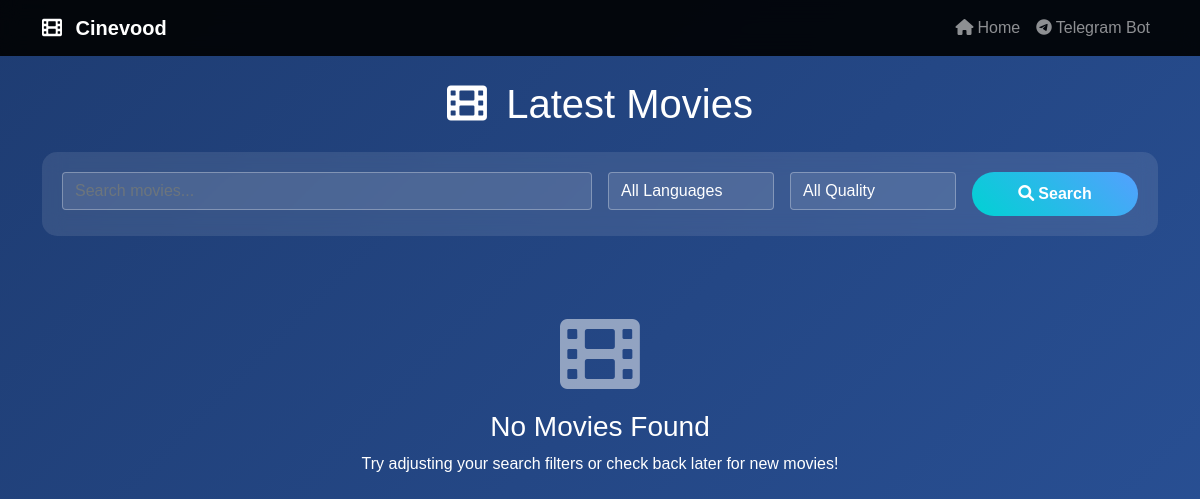
Before: / with the older database file.
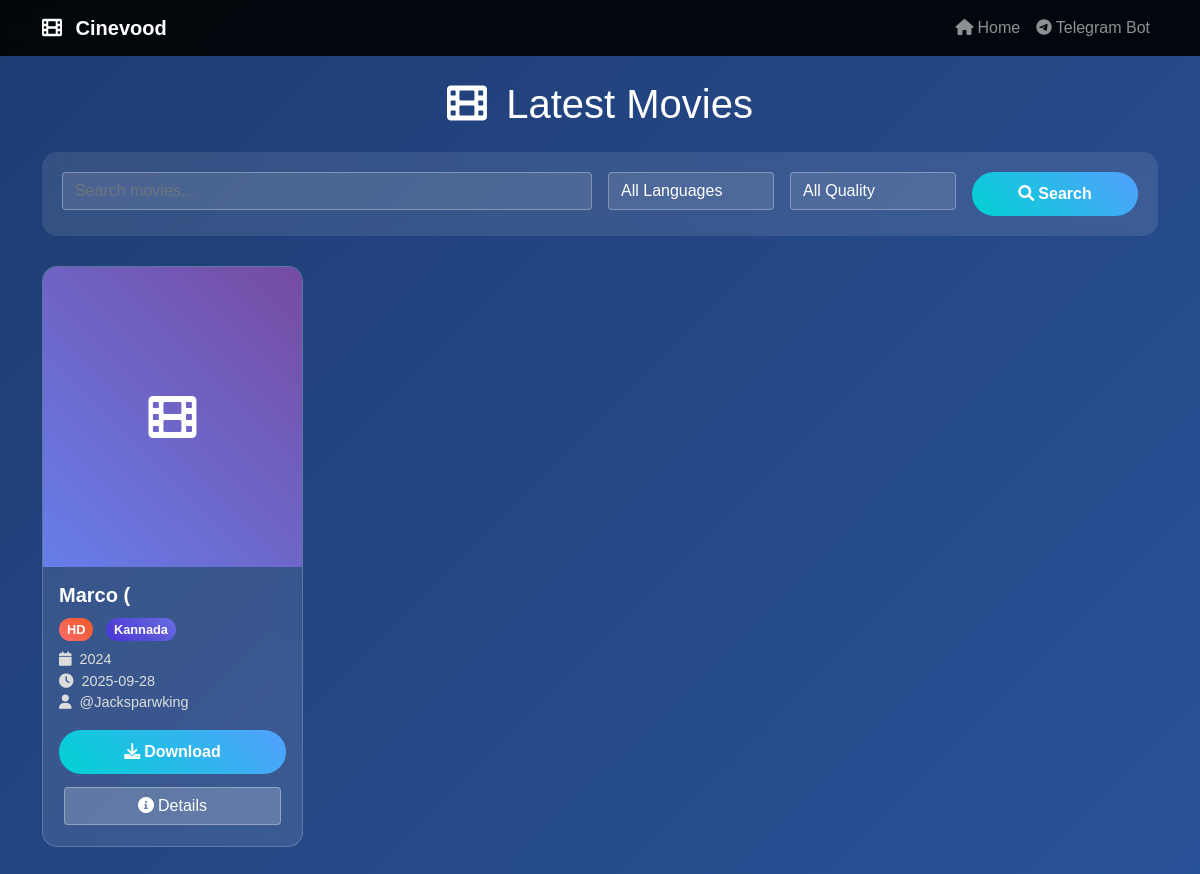
After: the same page with the newer database file.
### tables this page shows
CREATE TABLE movies (
            id INTEGER PRIMARY KEY AUTOINCREMENT,
            title TEXT NOT NULL,
            image_url TEXT,
            movie_url TEXT,
            quality TEXT,
            language TEXT,
            year TEXT,
            posted_date TEXT,
            telegram_user TEXT
        );

### app.py (the view)
@app.route('/')
def index():
    search = request.args.get('search', '')
    language = request.args.get('language', '')
    quality = request.args.get('quality', '')
    movies = get_movies(limit=50, language=language, quality=quality, search=search)
    conn = sqlite3.connect('movies.db')
    cursor = conn.cursor()
    cursor.execute("SELECT DISTINCT language FROM movies")
    languages = [row[0] for row in cursor.fetchall()]
    cursor.execute("SELECT DISTINCT quality FROM movies")
    qualities = [row[0] for row in cursor.fetchall()]
    conn.close()
    return render_template('index.html',
                         movies=movies,
                         languages=languages,
                         qualities=qualities,
                         current_language=language,
                         current_quality=quality,
                         search_query=search)

### templates/index.html (shortened to what this page needs)
{% extends "base.html" %}
{% block content %}
<div class="row">
    <div class="col-12">
        <h1 class="text-white text-center mb-4">
            <i class="fas fa-film me-2"></i>
            Latest Movies
        </h1>
    </div>
</div>
<div class="search-container">
    <form method="GET" class="row g-3">
        <div class="col-md-6">
            <input type="text" class="form-control" name="search" placeholder="Search movies..."
                   value="{{ search_query }}" style="background: rgba(255,255,255,0.1); color: white; border: 1px solid rgba(255,255,255,0.3);">
        </div>
        <div class="col-md-2">
            <select name="language" class="form-select" style="background: rgba(255,255,255,0.1); color: white; border: 1px solid rgba(255,255,255,0.3);">
                <option value="">All Languages</option>
            </select>
        </div>
        <div class="col-md-2">
            <select name="quality" class="form-select" style="background: rgba(255,255,255,0.1); color: white; border: 1px solid rgba(255,255,255,0.3);">
                <option value="">All Quality</option>
            </select>
        </div>
        <div class="col-md-2">
            <button type="submit" class="btn download-btn w-100">
                <i class="fas fa-search me-1"></i>Search
            </button>
        </div>
    </form>
</div>
<div class="row">
    {% for movie in movies %}
    <div class="col-lg-3 col-md-4 col-sm-6 mb-4">
        <div class="movie-card h-100">
            {% if movie.image_url %}
                <img src="{{ movie.image_url }}" alt="{{ movie.title }}" class="movie-img">
            {% else %}
                <div class="movie-img d-flex align-items-center justify-content-center" style="background: linear-gradient(45deg, #667eea 0%, #764ba2 100%);">
                    <i class="fas fa-film fa-3x text-white"></i>
                </div>
            {% endif %}
            <div class="p-3">
                <h5 class="movie-title">{{ movie.title }}</h5>
                <div class="mb-2">
                    <span class="quality-badge me-2">{{ movie.quality }}</span>
                    <span class="language-badge">{{ movie.language }}</span>
                </div>
                <div class="movie-info mb-3">
                    <div><i class="fas fa-calendar me-1"></i> {{ movie.year }}</div>
                    <div><i class="fas fa-clock me-1"></i> {{ movie.posted_date[:10] }}</div>
                    <div><i class="fas fa-user me-1"></i> @{{ movie.telegram_user }}</div>
                </div>
                <div class="d-grid gap-2">
                    {% if movie.movie_url %}
                        <a href="{{ movie.movie_url }}" target="_blank" class="btn download-btn">
                            <i class="fas fa-download me-1"></i>Download
                        </a>
                    {% endif %}
                    <a href="/movie/{{ movie.id }}" class="btn filter-btn">
                        <i class="fas fa-info-circle me-1"></i>Details
                    </a>
                </div>
            </div>
        </div>
    </div>
    {% endfor %}
</div>
{% if not movies %}
<div class="text-center text-white mt-5">
    <i class="fas fa-film fa-5x mb-3 opacity-50"></i>
    <h3>No Movies Found</h3>
    <p>Try adjusting your search filters or check back later for new movies!</p>
</div>
{% endif %}
{% endblock %}

### templates/base.html (shortened to what this page needs)
<!DOCTYPE html>
<html lang="en">
<head>
    <link href="https://cdn.jsdelivr.net/npm/bootstrap@5.1.3/dist/css/bootstrap.min.css" rel="stylesheet">
    <link href="https://cdnjs.cloudflare.com/ajax/libs/font-awesome/6.0.0/css/all.min.css" rel="stylesheet">
</head>
<body>
    <nav class="navbar navbar-expand-lg navbar-dark">
        <div class="container">
            <a class="navbar-brand" href="/">
                <i class="fas fa-film me-2"></i>
                <strong>Cinevood</strong>
            </a>
            <div class="collapse navbar-collapse" id="navbarNav">
                <ul class="navbar-nav ms-auto">
                    <li class="nav-item">
                        <a class="nav-link" href="/">
                            <i class="fas fa-home me-1"></i>Home
                        </a>
                    </li>
                    <li class="nav-item">
                        <a class="nav-link" href="https://t.me/YourBotUsername">
                            <i class="fab fa-telegram me-1"></i>Telegram Bot
                        </a>
                    </li>
                </ul>
            </div>
        </div>
    </nav>
    <main class="container my-4">
        {% block content %}{% endblock %}
    </main>
</body>
</html>

### templates/base.html (style rules this page uses)
body { background: linear-gradient(135deg, #1e3c72 0%, #2a5298 100%); min-height: 100vh; font-family: 'Arial', sans-serif; }
.navbar { background: rgba(0, 0, 0, 0.9) !important; backdrop-filter: blur(10px); }
.movie-card { background: rgba(255, 255, 255, 0.1); backdrop-filter: blur(10px); border: 1px solid rgba(255, 255, 255, 0.2); border-radius: 15px; transition: transform 0.3s ease, box-shadow 0.3s ease; overflow: hidden; }
.movie-img { height: 300px; object-fit: cover; width: 100%; }
.movie-title { color: #fff; font-weight: bold; margin-bottom: 10px; }
.movie-info { color: #ddd; font-size: 0.9rem; }
.quality-badge { background: linear-gradient(45deg, #ff6b6b, #ee5a24); color: white; padding: 4px 8px; border-radius: 15px; font-size: 0.8rem; font-weight: bold; }
.language-badge { background: linear-gradient(45deg, #4834d4, #686de0); color: white; padding: 4px 8px; border-radius: 15px; font-size: 0.8rem; font-weight: bold; }
.download-btn { background: linear-gradient(45deg, #00d2d3, #54a0ff); border: none; color: white; padding: 10px 20px; border-radius: 25px; font-weight: bold; transition: all 0.3s ease; }
.search-container { background: rgba(255, 255, 255, 0.1); backdrop-filter: blur(10px); border-radius: 15px; padding: 20px; margin-bottom: 30px; }
.filter-btn { background: rgba(255, 255, 255, 0.2); color: white; border: 1px solid rgba(255, 255, 255, 0.3); margin: 5px; transition: all 0.3s ease; }

Changed rows visible on the page:
added movies: title "Marco (", quality "HD", language "Kannada", year "2024", posted_date "2025-09-28", telegram_user "Jacksparwking"
Other visible differences:
text no longer shown: "No Movies Found Try adjusting your search filters or check back later for new movies!"
